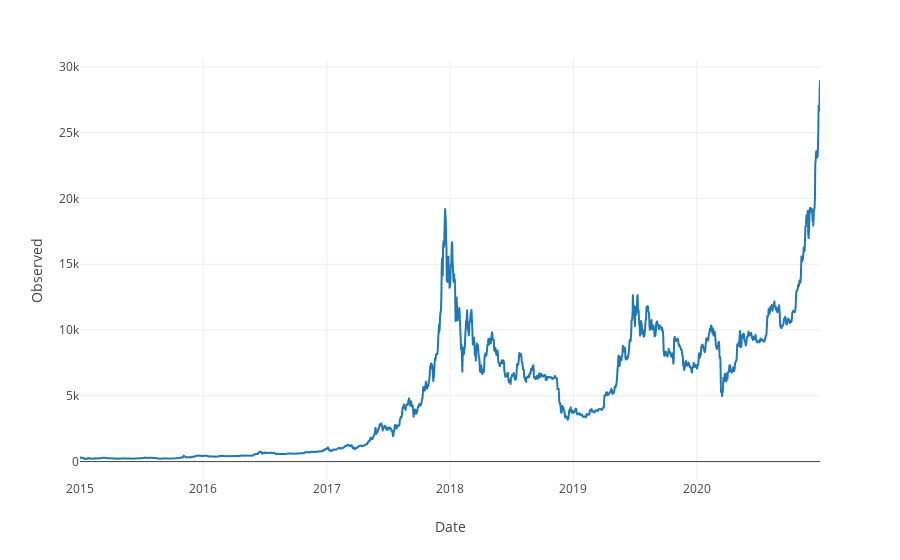

Here is the notebook cell this chart was saved with:
### Code cell
ilinechart(df, x='Date', y='Observed')

### Figure 1 — Plotly figure (JSON) as saved in the notebook; plotly's stock layout.template omitted (floating-point values rounded to 4 significant figures; data arrays with more than 128 entries replaced by an {"elided": "..."} marker saying what was removed)
{"data": [{"hovertemplate": "Date=%{x}<br>Observed=%{y}<extra></extra>", "legendgroup": "", "line": {"color": "#1F77B4", "dash": "solid"}, "mode": "lines", "name": "", "showlegend": false, "type": "scattergl", "x": {"elided": "2192 str values"}, "xaxis": "x", "y": {"elided": "2192 float values"}, "yaxis": "y"}], "layout": {"legend": {"tracegroupgap": 0}, "margin": {"t": 60}, "xaxis": {"anchor": "y", "domain": [0, 1], "title": {"text": "Date"}}, "yaxis": {"anchor": "x", "domain": [0, 1], "title": {"text": "Observed"}}}}
